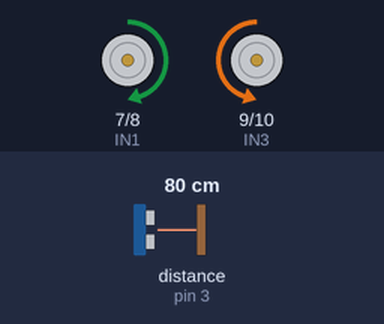
The sketch below on a simulated Arduino Uno, built with avr-gcc and run on an emulated ATmega328P. Parts: motor-driver pin pairs drawn as motors (green arrow = first pin HIGH = forward, orange = second pin HIGH = backward, longer = more drive, scaled by the enable pin). Wiring (inferred from the names in the program): ultrasonic range finder: trigger pin 2; echo pin 3. Inputs (shaded band) come from the test bench; at power-on: distance to the obstacle (sensor on pin 3) 80 cm. The echo pulse lasts 58.3 µs per cm.

Above: at 1.2 s.
1.3 s: distance to the obstacle (sensor on pin 3) set to 23 cm
2.8 s: distance to the obstacle (sensor on pin 3) set to 19 cm
At 3.8 s:
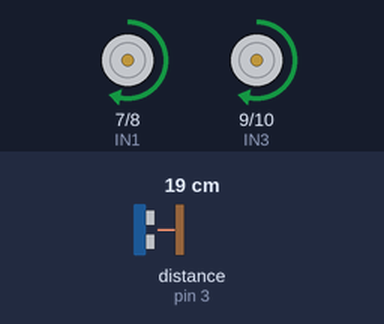
4.3 s: distance to the obstacle (sensor on pin 3) set to 8 cm
5.8 s: distance to the obstacle (sensor on pin 3) set to 5 cm
At 7.0 s:
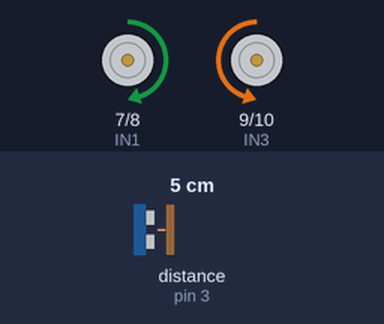
7.3 s: distance to the obstacle (sensor on pin 3) set to 9 cm
At 8.3 s:
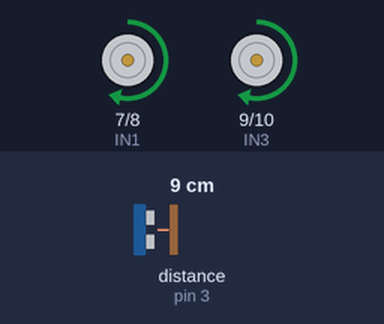
Timing chart, 0 to 9.8 s (numbered marks = the images above; inputs shaded):
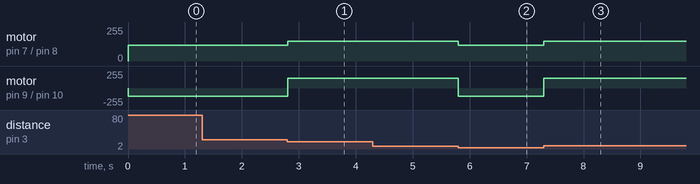

The sketch:

soccer_bot.ino
```cpp
// Motor pins
#define ENA 5
#define ENB 6
#define IN1 7
#define IN2 8
#define IN3 9
#define IN4 10

// Sensor pins
#define TRIG 2
#define ECHO 3

long duration;
int distance;

void setup() {
  pinMode(ENA, OUTPUT);
  pinMode(ENB, OUTPUT);
  pinMode(IN1, OUTPUT);
  pinMode(IN2, OUTPUT);
  pinMode(IN3, OUTPUT);
  pinMode(IN4, OUTPUT);

  pinMode(TRIG, OUTPUT);
  pinMode(ECHO, INPUT);
}

void loop() {
  distance = getDistance();

  if (distance > 5 && distance < 20) {
    moveForward();   // Ball detected
  }
  else {
    searchBall();    // Rotate to find ball
  }
}

// ---------- FUNCTIONS ----------

int getDistance() {
  digitalWrite(TRIG, LOW);
  delayMicroseconds(2);
  digitalWrite(TRIG, HIGH);
  delayMicroseconds(10);
  digitalWrite(TRIG, LOW);

  duration = pulseIn(ECHO, HIGH);
  return duration * 0.034 / 2;
}

void moveForward() {
  analogWrite(ENA, 150);
  analogWrite(ENB, 150);

  digitalWrite(IN1, HIGH);
  digitalWrite(IN2, LOW);
  digitalWrite(IN3, HIGH);
  digitalWrite(IN4, LOW);
}

void searchBall() {
  analogWrite(ENA, 120);
  analogWrite(ENB, 120);

  digitalWrite(IN1, HIGH);
  digitalWrite(IN2, LOW);
  digitalWrite(IN3, LOW);
  digitalWrite(IN4, HIGH);
}
```

Measured:
- the behaviour switches between 21 and 20 cm on distance to the obstacle (sensor on pin 3) (found by bisection; images 0 and 1)
- the behaviour switches between 7 and 6 cm on distance to the obstacle (sensor on pin 3) (found by bisection; images 1 and 2)
- after the input at 1.3 s, every drawn part: stays the same
- after the input at 2.8 s, motor on pin 7 (IN1) / pin 8 (IN2): forward 120/255 → forward 150/255 at once; motor on pin 9 (IN3) / pin 10 (IN4): backward 120/255 → forward 150/255 at once
- after the input at 4.3 s, every drawn part: stays the same
- after the input at 5.8 s, motor on pin 7 (IN1) / pin 8 (IN2): forward 150/255 → forward 120/255 at once; motor on pin 9 (IN3) / pin 10 (IN4): forward 150/255 → backward 120/255 at once
- after the input at 7.3 s, motor on pin 7 (IN1) / pin 8 (IN2): forward 120/255 → forward 150/255 at once; motor on pin 9 (IN3) / pin 10 (IN4): backward 120/255 → forward 150/255 at once
